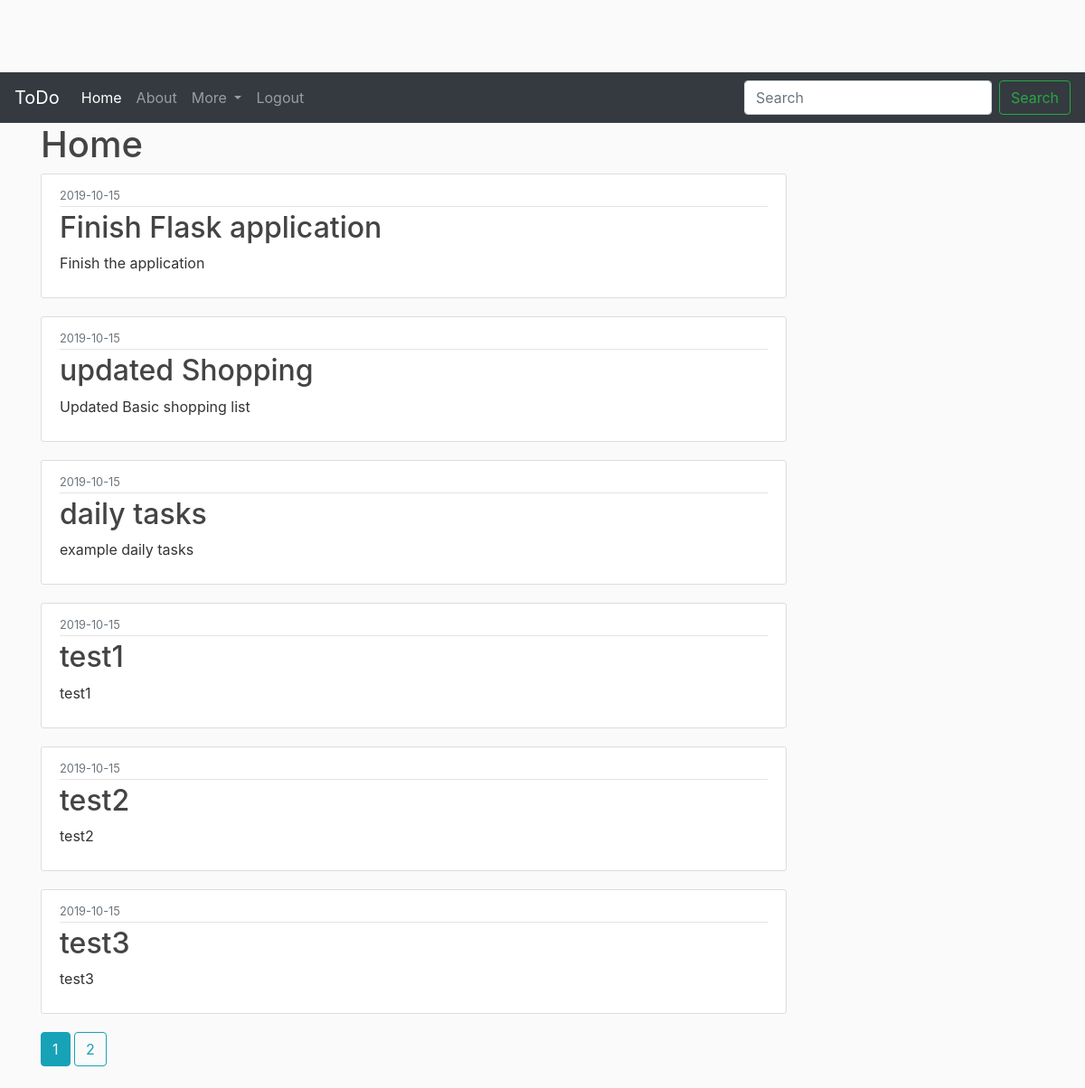
Screenshot of /home (signed in) with the database file from the repository.
### flasktodo/models.py (models this page shows, shortened)
class Lists(db.Model):
    listid = db.Column(db.Integer, primary_key=True)
    title = db.Column(db.String(20), unique=True, nullable= False)
    date_created  = db.Column(db.DateTime, nullable=False, default = datetime.utcnow)
    content = db.Column(db.Text , nullable= False)
    user_id = db.Column(db.Integer, db.ForeignKey('user.user_id'), nullable =False)

### flasktodo/main/routes.py (the view)
@main.route('/home')
@login_required
def home():
    user_id = current_user.get_id()
    page = request.args.get('page', 1, type =int)
    lists= Lists.query.filter_by(user_id = user_id).paginate(page=page, per_page=6  )
    return render_template('home.html', lists = lists)

### flasktodo/models.py (called while the page is built)
@login_manager.user_loader
def load_user(user_id):
    return User.query.get(int(user_id))

    def get_id(self):
           return (self.user_id)

### flasktodo/templates/home.html
{% extends 'base.html' %}
{% block content %}
<h1>Home</h1>
{% for lists in lists.items%}
<article class="media content-section">
        <div class="media-body">
          <div class="article-metadata">
            <small class="text-muted">{{ lists.date_created.strftime('%Y-%m-%d') }}</small>
          </div>
          <h2><a class="article-title" href="{{ url_for('lists.list', list_id= lists.listid) }}">{{ lists.title }}</a></h2>
          <p class="article-content">{{ lists.content }}</p>
        </div>
      </article>
{%endfor%}
{% for page_num in lists.iter_pages(left_edge=1, right_edge=1, left_current=1, right_current=2) %}
{% if page_num %}
  {% if lists.page == page_num %}
    <a class="btn btn-info mb-4" href="{{ url_for('main.home', page=page_num) }}">{{ page_num }}</a>
  {% else %}
    <a class="btn btn-outline-info mb-4" href="{{ url_for('main.home', page=page_num) }}">{{ page_num }}</a>
  {% endif %}
{% else %}
  ...
{% endif %}
{% endfor %}
{% endblock %}

### flasktodo/static/css/main.css (style rules this page uses)
h1, h2, h3, h4, h5, h6 { color: #444444; }
.content-section { background: #ffffff; padding: 10px 20px; border: 1px solid #dddddd; border-radius: 3px; margin-bottom: 20px; }
.article-title { color: #444444; }
.article-content { white-space: pre-line; }
.article-metadata { padding-bottom: 1px; margin-bottom: 4px; border-bottom: 1px solid #e3e3e3 }

### rows the page displays
Lists: date_created "2019-10-15", title "Finish Flask application", content "Finish the application"
Lists: date_created "2019-10-15", title "updated Shopping", content "Updated Basic shopping list"
Lists: date_created "2019-10-15", title "daily tasks", content "example daily tasks"
Lists: date_created "2019-10-15", title "test1", content "test1"
Lists: date_created "2019-10-15", title "test2", content "test2"
Lists: date_created "2019-10-15", title "test3", content "test3"

### other values shown
{{ page_num }} "1"
{{ page_num }} "2"
